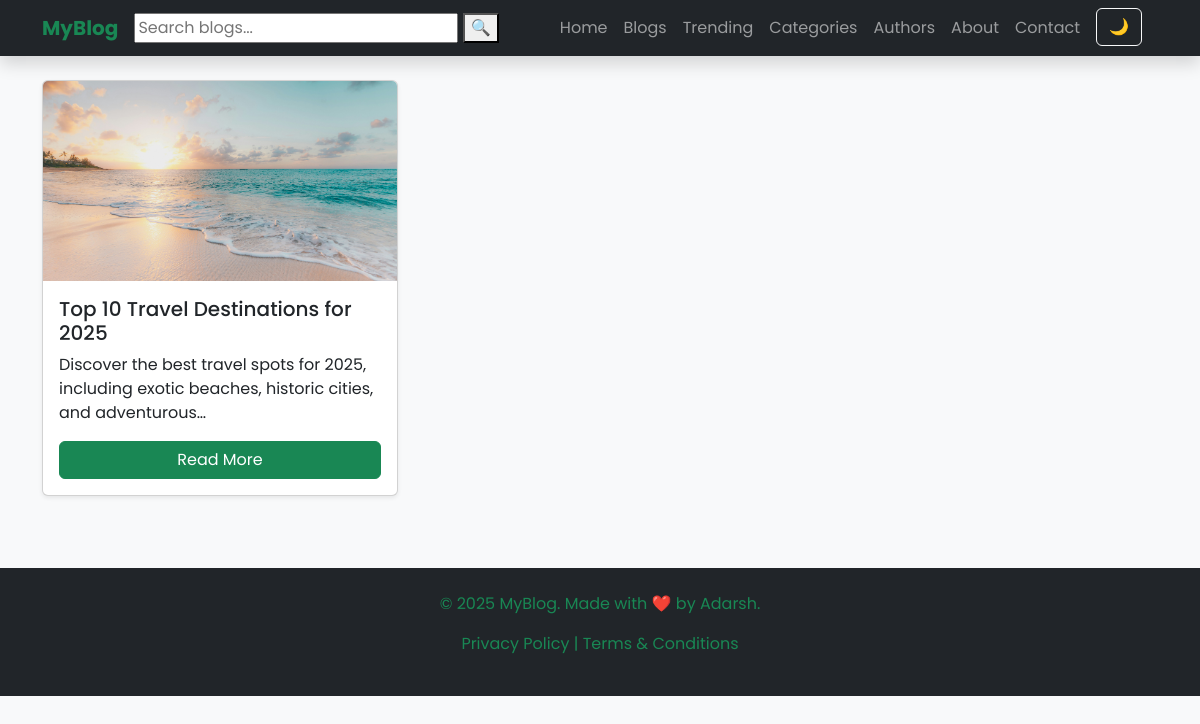
The page /category-blog/Travel/ on the database its author committed.
### webapp/models.py (models this page shows)
class Blog(models.Model):
    STATUS_CHOICE = (
        ('draft','Draft'),
        ('published','Published')
    )
    title = models.CharField(max_length=100,unique=True)
    slug = models.SlugField(unique=TRUE,blank=True)
    category = models.ForeignKey(Category,on_delete=models.CASCADE)
    author = models.ForeignKey(User,on_delete=models.CASCADE)
    blog_image = models.ImageField(upload_to='uploads/%y/%m/%d')
    short_description = models.TextField(max_length=1000)
    blog_body = models.TextField(max_length=3000)
    views = models.IntegerField(null=True)
    comment = models.IntegerField(null=True)
    status = models.CharField(max_length=100,choices= STATUS_CHOICE, default='draft')
    is_feacherd = models.BooleanField(default=False)
    created_at = models.DateTimeField(auto_now_add=True)
    updated_at = models.DateTimeField(auto_now=True)

### webapp/views.py (the view)
# urls.py: path('category-blog/<str:cn>/',category_blog,name='category-blog'),
def category_blog(request,cn):
    blog_obj = Blog.objects.filter(category__category_name=cn)
    context = {
        'blog' : blog_obj,
    }
    return render(request,'category-blog.html',context)

### templates/category-blog.html (shortened to what this page needs)
{% extends 'base.html' %}
{% block content %}
<section class="container py-4">
  <div class="row">
    <div class="col-lg-12">
      <div class="row g-4" id="subcategoryBlogGrid">
        {% for i in blog %}
        <div class="col-md-4">
          <div class="card h-100 shadow-sm">
            <img src="{{i.blog_image.url}}" class="card-img-top" alt="Blog 1">
            <div class="card-body">
              <h5 class="card-title">{{i.title}}</h5>
              <p class="card-text">{{i.short_description|truncatechars:100}}</p>
              <a href="{% url 'blog-detail' i.pk %}" class="btn btn-success">Read More</a>
            </div>
          </div>
        </div>
        {% endfor %}
      </div>
    </div>
  </div>
</section>
{% endblock %}

### static/css/style.css (style rules this page uses)
body { font-family: 'Poppins', sans-serif; margin:0; background: #f8f9fa; color:#212529; scroll-behavior:smooth; }
a { text-decoration: none; }
.card-img-top { height: 200px; object-fit: cover; }
.card { min-height: 350px; transition: transform 0.3s; }
.card-body { display: flex; flex-direction: column; justify-content: space-between; }

### rows shown on the page
Blog: blog_image (picture), title "Top 10 Travel Destinations for 2025", short_description "Discover the best travel spots for 2025, including exotic beaches, historic cities, and adventurous…"
